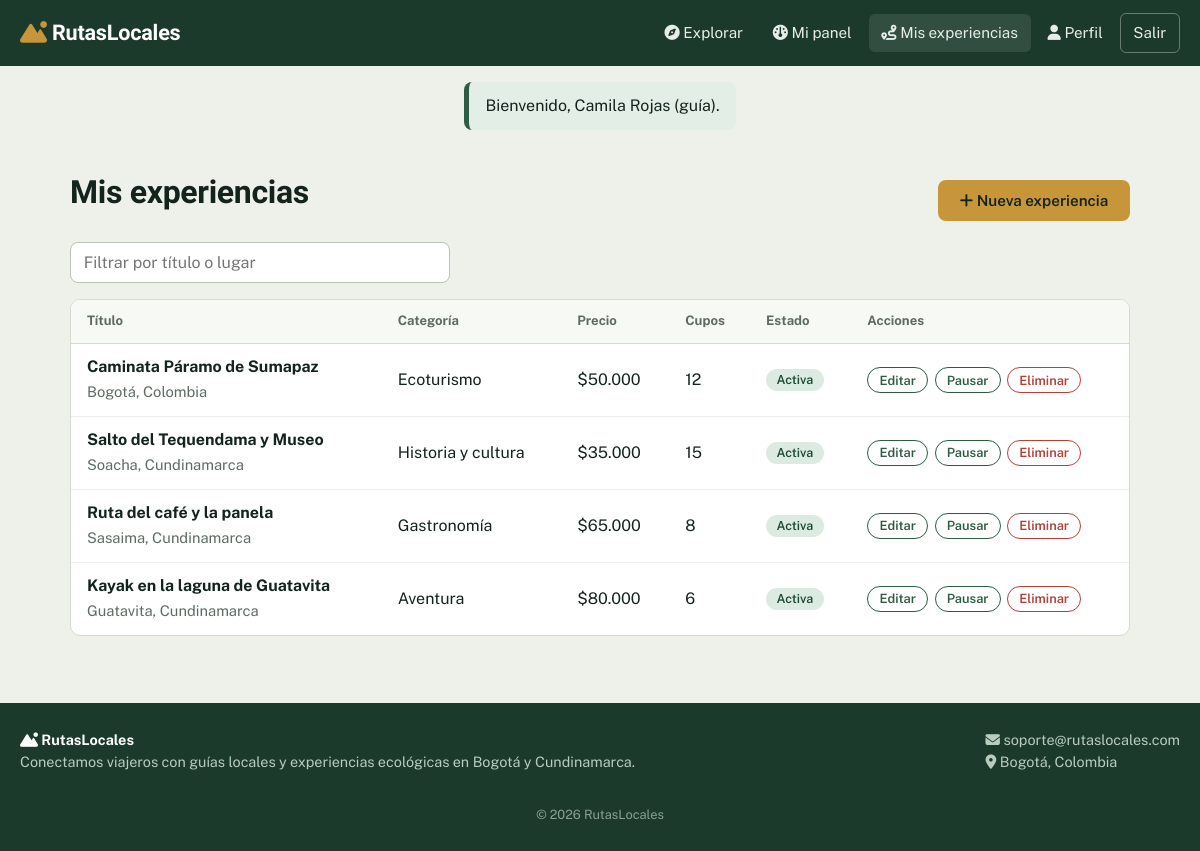
The app's page /mis_experiencias.php (signed in) with its own data.
### tables this page shows
CREATE TABLE experiencias (
    id_experiencia INT AUTO_INCREMENT PRIMARY KEY,
    id_guia INT NOT NULL,
    id_categoria INT NULL,
    titulo VARCHAR(150) NOT NULL,
    descripcion TEXT NOT NULL,
    precio DECIMAL(10,2) NOT NULL,
    ubicacion VARCHAR(100) NOT NULL,
    duracion_horas INT NOT NULL DEFAULT 3,
    cupos_disponibles INT NOT NULL,
    imagen_url VARCHAR(400) NULL,
    activa TINYINT(1) NOT NULL DEFAULT 1,
    fecha_creacion TIMESTAMP DEFAULT CURRENT_TIMESTAMP,
    FOREIGN KEY (id_guia) REFERENCES usuarios(id_usuario) ON DELETE CASCADE,
    FOREIGN KEY (id_categoria) REFERENCES categorias(id_categoria) ON DELETE SET NULL
);

CREATE TABLE categorias (
    id_categoria INT AUTO_INCREMENT PRIMARY KEY,
    nombre VARCHAR(60) NOT NULL UNIQUE,
    icono VARCHAR(40) NOT NULL DEFAULT 'fa-compass'
);

### includes/config.php (called while the page is built, shortened)
<?php
function e($s) { return htmlspecialchars((string)$s, ENT_QUOTES, 'UTF-8'); }
function money($n) { return '$' . number_format((float)$n, 0, ',', '.'); }

### mis_experiencias.php (the view, shortened to what this page needs)
<?php
require 'includes/header.php';
$u = usuario();
$stmt = $pdo->prepare("SELECT e.*, c.nombre AS categoria FROM experiencias e LEFT JOIN categorias c ON c.id_categoria = e.id_categoria WHERE e.id_guia = ? ORDER BY e.fecha_creacion DESC");
$stmt->execute([$u['id']]);
$lista = $stmt->fetchAll();
?>
<main class="contenedor">
    <div class="fila-titulo"><h1 class="titulo-pagina">Mis experiencias</h1>
        <a class="btn btn-primario" href="experiencia_form.php"><i class="fa-solid fa-plus"></i> Nueva experiencia</a></div>
    <input class="buscar-tabla" type="search" placeholder="Filtrar por título o lugar" data-live-filter="#tablaExp tbody tr">
    <div class="tabla-wrap"><table class="tabla" id="tablaExp">
        <thead><tr><th>Título</th><th>Categoría</th><th>Precio</th><th>Cupos</th><th>Estado</th><th>Acciones</th></tr></thead>
        <tbody>
        <?php foreach ($lista as $x): ?>
            <tr data-texto="<?= e(mb_strtolower($x['titulo'] . ' ' . $x['ubicacion'])) ?>">
                <td><strong><?= e($x['titulo']) ?></strong><br><span class="muted"><?= e($x['ubicacion']) ?></span></td>
                <td><?= e($x['categoria'] ?? '—') ?></td>
                <td><?= money($x['precio']) ?></td>
                <td><?= (int)$x['cupos_disponibles'] ?></td>
                <td><?= $x['activa'] ? '<span class="badge b-confirmada">Activa</span>' : '<span class="badge b-cancelada">Pausada</span>' ?></td>
                <td><div class="acciones">
                    <a class="btn-mini" href="experiencia_form.php?id=<?= $x['id_experiencia'] ?>">Editar</a>
                    <form method="POST"><button class="btn-mini"><?= $x['activa'] ? 'Pausar' : 'Activar' ?></button></form>
                    <form method="POST" data-confirm="¿Eliminar «<?= e($x['titulo']) ?>» y sus reservas?"><button class="btn-mini mal">Eliminar</button></form>
                </div></td>
            </tr>
        <?php endforeach; ?>
        </tbody>
    </table></div>
</main>
<?php require 'includes/footer.php'; ?>

### assets/style.css (style rules this page uses)
:root { --niebla:#eef1ea; --tinta:#14231c; --musgo:#2e5b43; --musgo-osc:#1b3a2b; --frailejon:#c8963a; --laguna:#2a6f86; --linea:#d3dad0; --blanco:#fff; --alerta:#b3413a; --suave:#5d6b62; }
* { box-sizing:border-box;margin:0;padding:0 }
body { font-family:'Public Sans',system-ui,sans-serif;background:var(--niebla);color:var(--tinta);line-height:1.55;min-height:100vh;display:flex;flex-direction:column }
h1,h2,h3,.marca,.stat span,.precio { font-family:'Bricolage Grotesque','Public Sans',sans-serif;letter-spacing:-.01em }
a { color:var(--laguna) }
.btn { display:inline-block;border:1px solid transparent;padding:.7rem 1.3rem;border-radius:8px;font:600 .95rem 'Public Sans',sans-serif;text-decoration:none;cursor:pointer;text-align:center;transition:background .15s,color .15s }
.btn-primario { background:var(--frailejon);color:var(--tinta) }
.btn-mini { display:inline-block;font:600 .8rem 'Public Sans',sans-serif;padding:.3rem .7rem;border-radius:99px;border:1px solid var(--musgo);background:#fff;color:var(--musgo);cursor:pointer;text-decoration:none }
.btn-mini.mal { border-color:var(--alerta);color:var(--alerta) }
.contenedor { width:100%;max-width:1100px;margin:0 auto;padding:1.75rem 1.25rem 3rem;flex:1 }
.titulo-pagina { font-size:2rem;margin-bottom:1rem }
.fila-titulo { display:flex;justify-content:space-between;align-items:center;flex-wrap:wrap;gap:1rem }
.resumen,.meta,.muted { color:var(--suave);font-size:.92rem }
input,select,textarea { font:400 1rem 'Public Sans',sans-serif;padding:.65rem .8rem;border:1px solid #b9c3b7;border-radius:8px;background:#fff;color:var(--tinta);width:100% }
.tabla-wrap { overflow-x:auto;background:#fff;border:1px solid var(--linea);border-radius:10px;margin-bottom:1.2rem }
.tabla { width:100%;border-collapse:collapse;min-width:640px }
.tabla th { text-align:left;font-size:.82rem;color:var(--suave);padding:.7rem 1rem;border-bottom:1px solid var(--linea);background:#f7f9f5 }
.tabla td { padding:.7rem 1rem;border-bottom:1px solid #edf0ea;vertical-align:middle }
.tabla tr:last-child td { border-bottom:0 }
.acciones { display:flex;gap:.4rem;flex-wrap:wrap;align-items:center }
.badge { font-size:.78rem;font-weight:600;padding:.2rem .65rem;border-radius:99px }
.b-confirmada { background:#dcebe1;color:#1e4a33 }
.buscar-tabla { margin:.5rem 0 1rem;max-width:380px }

### records on screen
experiencias: titulo "Caminata Páramo de Sumapaz", ubicacion "Bogotá, Colombia", id_categoria.nombre "Ecoturismo", precio "$50.000", cupos_disponibles "12", activa "Activa"
experiencias: titulo "Salto del Tequendama y Museo", ubicacion "Soacha, Cundinamarca", id_categoria.nombre "Historia y cultura", precio "$35.000", cupos_disponibles "15", activa "Activa"
experiencias: titulo "Ruta del café y la panela", ubicacion "Sasaima, Cundinamarca", id_categoria.nombre "Gastronomía", precio "$65.000", cupos_disponibles "8", activa "Activa"
experiencias: titulo "Kayak en la laguna de Guatavita", ubicacion "Guatavita, Cundinamarca", id_categoria.nombre "Aventura", precio "$80.000", cupos_disponibles "6", activa "Activa"

### other values on screen
$texto "Explorar Mi panel Mis experiencias Perfil"
$msg "Bienvenido, Camila Rojas (guía)."
